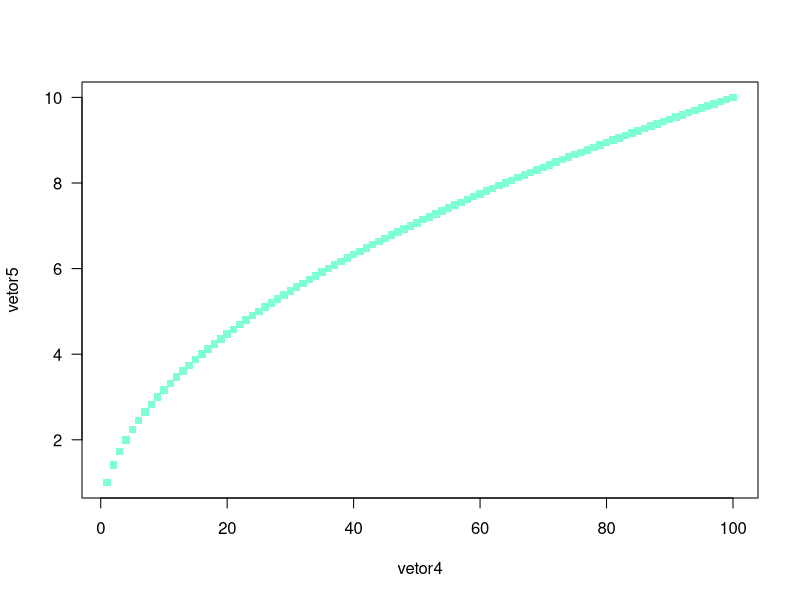
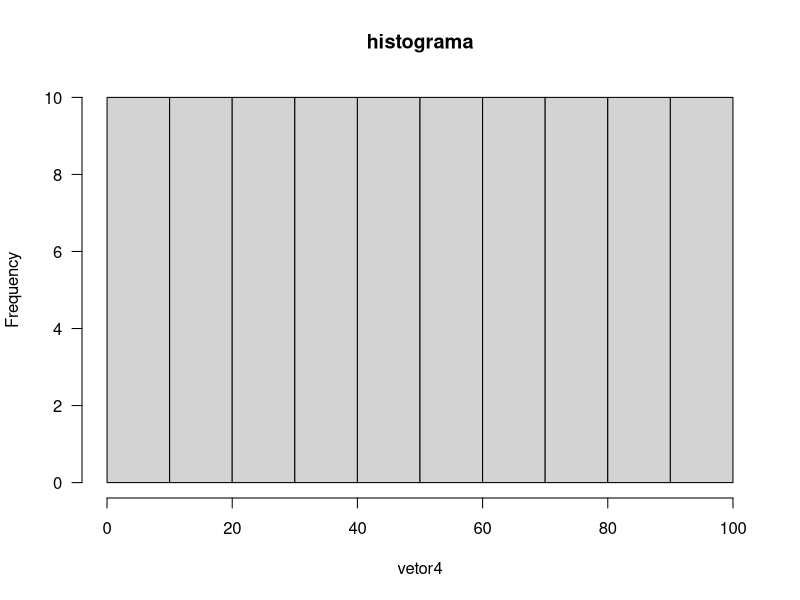
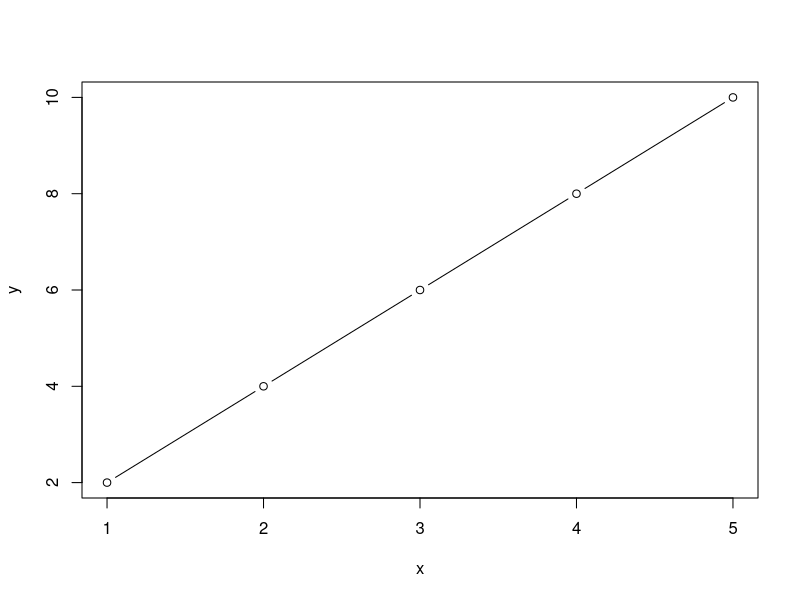
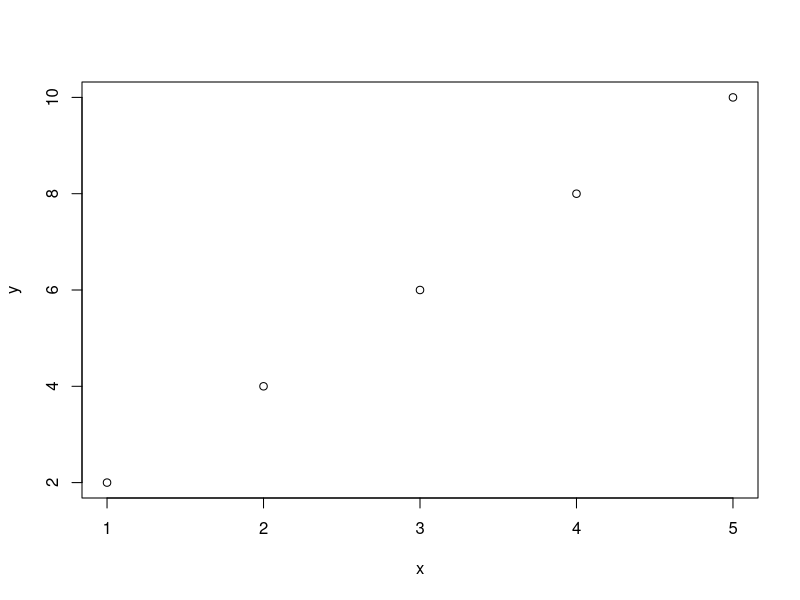
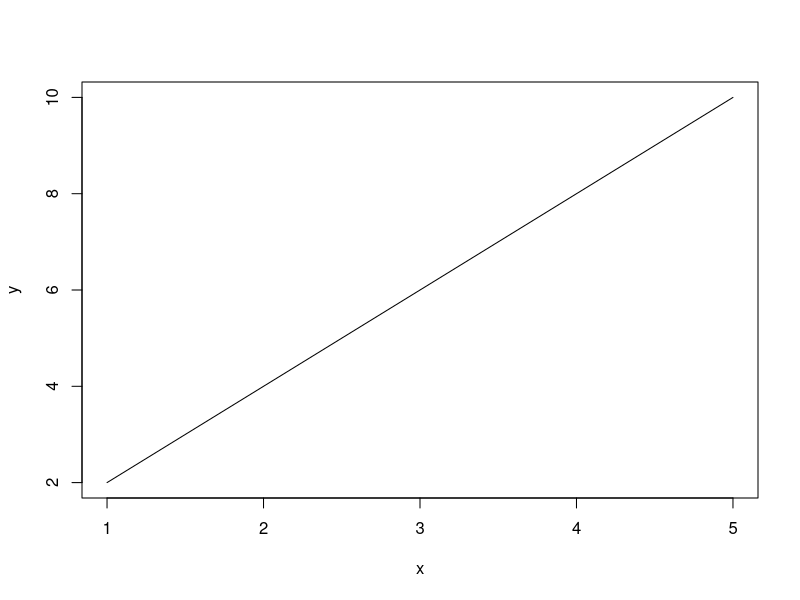

Recreate these plots in R, in order.
#### AULA 3
# Números aleatórios ---------------------------------------
# 5 Números aleatórios entre 0 e 1
runif(5)
runif(10, min= 0, max=100)
set.seed(123)
runif(10)

# gerando valores de uma normal
rnorm(10)
rnorm(10, mean=6, sd=1)
rpois(10,2)
rpois(10, lambda=2) #poasson

#amostra aleatória
x <- c("Thiago","Alex", "Lucas")
x
sample(x)
sample(x, size=2) ## escolher o numero de sorteados
sample(x, size=10, replace= TRUE) #COM REPOSIÇÃO

y <- rnorm(100)
sample(y)
sample(y, size=2)

## OPERADORES RELACIONAIS EM VETORES -----------------------
# Comparação entre vetores
vetor1 <- c(1, 2, 6, 4)
vetor2 <- c(4, 5, 6, 2)

# Igualdade
vetores_iguais <- vetor1 == vetor2  
vetores_iguais

# Diferença
vetores_diferentes <- vetor1 != vetor2
vetores_diferentes

# Maior que
vetores_maior_que <- vetor1 > vetor2
vetores_maior_que

## SELEÇÃO POSICIONAL ----------------------------------------------------
alturas <- c("João" = 1.82, 
             "Bianca" = 1.68,
             "Carlos" = 1.75, 
             "Ana" = 1.70)

# Seleciona o primeiro elemento
alturas[1]
alturas["João"]

# Seleciona até o terceiro elemento
alturas[1:3]

# Seleciona elementos 1, 3 e 4
alturas[c(1, 3, 4)]

# remove o segundo elemento
alturas[-2]

##SELEÇÃO CONDICIONAL -----------------------------------------------------
# Seleciona alturas maiores que 1.70
mascara_logica <- alturas > 1.70
mascara_logica ## retorna como TRUE/FALSE
alturas[mascara_logica]

alturas[alturas > 1.70] ## equivalente á anterior

altura_joao <- alturas["João"]
alturas[alturas > altura_joao]
# SELEÇÃO POR  NOME -------------------------------------------------------
# Seleciona a altura de João
alturas["João"]

# Seleciona a altura de João e Ana
alturas

# Modifica a altura de João
alturas["João"] <- 1.85 ## só atribuir o novo valor
alturas

# Atribui altura desconhecida a Bianca
alturas["Bianca"] <- NA
alturas

# Remove a altura de Carlos
alturas = alturas[-3] ## colocar a posição dele

#substituir a altura da bianca pela media
media <- mean(alturas, na.rm= TRUE,)
alturas[is.na(alturas)] <- media
alturas

## ADICIONAR -----------------------------------------
# Adiciona a altura de Ivete
alturas <- append(alturas, 
       value = c("Ivete"= 1.60))

# Adiciona a altura de Anderson no inicio
alturas <- append(alturas,
       value = c("Anderson"= 1.75), 
       after = 0)

alturas <- append(alturas,
                  value = c("Anderson"= 1.75), 
                  after = 3)
alturas

alturas <- alturas[!names(alturas)== "Anderson"]

### ordenando por ordem alfabética
nomes= names(alturas)
nomes[order(nomes)]


## ORDEM DE EXECUÇÃO ------------------------------------------
b <- 3
invisible( b+5)

### FUNÇÕES ÚTEIS PARA VETORES ------------------------------------------------
vetor1
sum(vetor1)
mean(vetor1)
median(vetor1)
max(vetor1)
min(vetor1)
sqrt(vetor1)

## MANIPULAÇÃO DE DADOS --------------------------------------------------------
vetor3 = c(4,7,2,4,1,5)
length(vetor3)
sort(vetor3)
rev(vetor3) ## inverte a ordem dos elementos
unique(vetor3) # retorna os elementos únicos
quantile(vetor3)

# Tabela de Frequência
table(vetor3)
prop.table(table(vetor3))

## GRÁFICOS --------------------------
vetor4 = c(1:100)
vetor5 = sqrt(vetor4)

plot(x = vetor4, 
     y = vetor5, 
     las = 1, 
     pch = 15,
     col= "aquamarine"
)

hist(vetor4,
     main= "histograma",
     las = 1)

x <- c(1, 2, 3, 4, 5)
y <- c(2, 4, 6, 8, 10)
plot(x, y, type = "b")  # Cria um gráfico de linhas e pontos
plot(x, y, type = "p")
plot(x, y, type = "l")

### MANIPULAÇAO DE STRING ---------------------------------------------------------
nomes = c("Maria", "Ana", "Rafaela")
paste(nomes[1], "e", nomes[2], "são minhas amigas.")

paste(nomes[1], nomes[2], nomes[3], sep = "|") ## SEPARADOR

paste0(nomes[1], "e", nomes[2], "são minhas amigas.")

paste(nomes, collapse = " ")
toupper(nomes) #tudo p letra maiuscula
tolower(nomes) #letra minuscula


substr(x = nomes[1], start = 1,stop = 3) #subcadeia de uma string
gsub(pattern = "G", 
     replacement = "R",
     x = "Gato")


#### MATRIZES ----------------------------------------------
vetor_a = c(1,2,3,4)
vetor_b = c(5,6,7,8)
#pela linha
matriz_linha = rbind(vetor_a, 
                     vetor_b)
matriz_linha

class(matriz_linha)
class(vetor_a)
is.matrix(matriz_linha) # ver se é matriz ou n
#pela coluna
matriz_coluna= cbind(vetor_a, 
                     vetor_b)
matriz_coluna

# criar matriz com matrix
A <- matrix(c(1:9), 
            ncol = 3,
            nrow = 3,
            byrow = TRUE)
A
dim(A) # VERIFICAR A DIMENSÃO 

A[1,2] # linha 1 coluna 2
A[1,] # todos elementos da primeira linha

B <- matrix(c(1:9), 
            ncol = 3, 
            byrow = FALSE)
B

elementos_maior_que_3 <- B[which(B > 3)]
elementos_maior_que_3

## Exemplo 2: Seleção de Elementos Ímpares
elementos_impares <- B[which(B %% 2 != 0)]
elementos_impares

## REMOVER LINHAS E COLUNAS ------------------------------------
A_sem_terceira_coluna <- A[, -3]  # Remove a terceira coluna da matriz
A_sem_terceira_coluna

A_sem_primeiras_duas_linhas <- A[-(1:2), ]  # Remove as duas primeiras linhas da matriz
A_sem_primeiras_duas_linhas

## SOMA E SUBTRAÇÃO DE MATRIZES
A <- matrix(c(4, -3, 7, 
              10, 1, 1, 
              -5, 2, 3), 
            ncol = 3, 
            byrow = TRUE)
A
B <- matrix(c(2, -1, 3,
              1, 4, 1, 
              5, -2, 7), 
            ncol = 3, 
            byrow = TRUE)
B

soma <- A + B
soma

subtracao <- A - B
subtracao

## SOMA DE LINHAS E COLUNAS
soma_colunas_A <- colSums(A)
soma_colunas_A

soma_linhas_A <- rowSums(A)
soma_linhas_A

colMeans(A) #MEDIA DE CADA COLUNA
rowMeans(B) #media de cada linha

## MULTIPLICAÇÃO POR ESCALAR------------------------------------------
k <- 2
A
multiplicacao_escalar <- k * A
multiplicacao_escalar

#PRODUTO ELEMENTO A ELEMENTO
produto_elemento_a_elemento <- A * B ## multiplica cada um dos elementos
produto_elemento_a_elemento

#PRODUTO MATRICIAL
produto_matricial <- A %*% B
produto_matricial

# TRANSPOSTA (A^T)
transposta_A <- t(A)
transposta_A

# DETERMINANTE
determinante_A <- det(A)
determinante_A

# INVERSA
inversa_A <- solve(A)
inversa_A

# DIAGONAL
diagonal_A <- diag(A)
diagonal_A # resulta num vetor

# AUTOVALORES E AUTOVETORES
## o resultado vai ser values( autovalores) e vectors(autovetores)
autovalores_autovetores_A <- eigen(A)
autovalores_autovetores_A

# PRODUTO MATRICIAL TRANSPOSTO
# A^T. B
produto_transposto <- crossprod(A, B)
produto_transposto

# A. B^T
produto_transposto_t <- tcrossprod(A, B)
produto_transposto_t

### NOMES DE LINHAS E COLUNAS
rownames(A) <- c("Linha1", "Linha2", "Linha3")
colnames(A) <- c("Coluna1", "Coluna2", "Coluna3")
A

## MATRIZES TRIANGULARES
A <- matrix(1:9, nrow = 3)
upper_elements <- upper.tri(A)
upper_elements

A[upper.tri(A)] # MOSTRA os elementos
A[upper.tri(A)] <- 90
A

lower_elements <- lower.tri(A, diag = T)
lower_elements
A[lower.tri(A)]

## ARRAYS ------------------------------------------------------------
# Criando um array 2x3x4
arr <- array(1:24, dim = c(2, 3, 4)) # 2 POR 3 e 4 matrizes( dimenções)
arr

elemento <- arr[2, 3, 4]
elemento
arr[, , 1] # todos elementos da primeira dimensão

# Criando dois arrays
arr1 <- array(1:12, dim = c(3, 2, 2))
arr2 <- array(13:24, dim = c(3, 2, 2))

# Soma de arrays
soma <- arr1 + arr2

# Produto element-wise
produto <- arr1 * arr2

# Média ao longo da terceira dimensão
media <- mean(arr1, dim = 3)
media
